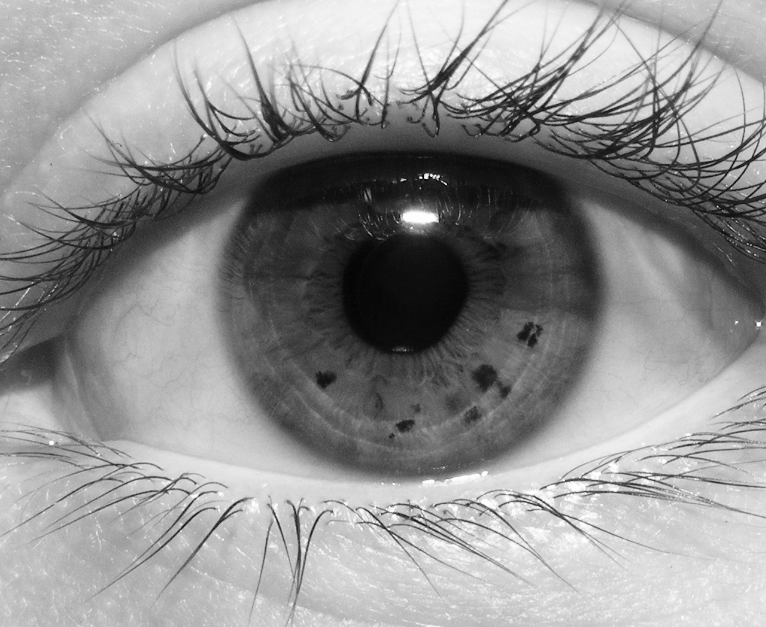
#> input picture teczowka/iris.png, 766 x 627 px
$ python scriptus.py
#> lines starting #> are read from the running program, lines starting #| are printed output that depends on the picture; after the words box and inside, x2 and y2 are one past the last pixel; in counts of white or black regions, pixels touching at a corner belong together
import cv2 as cv
from scipy.interpolate import interp1d
import numpy as np
from PIL import Image

img=cv.imread('iris.png')
#> img is the input picture: shape (627, 766, 3); min 2, max 254, mean 146.7
gray_img = cv.cvtColor(img, cv.COLOR_RGB2GRAY)

height, width=gray_img.shape
#> height = 627; width = 766
sum=0
for i in range(height):
    for j in range(width):
        sum=sum+gray_img[i][j]
#> after the loop, sum = 70464868
p=sum/(width*height)
#> p = 146.7
p_iris=p/1.5
#> p_iris = 97.81
p_pupil=p/4.5
#> p_pupil = 32.6
retval, iris_bin = cv.threshold(gray_img, p_iris, 255, cv.THRESH_BINARY)
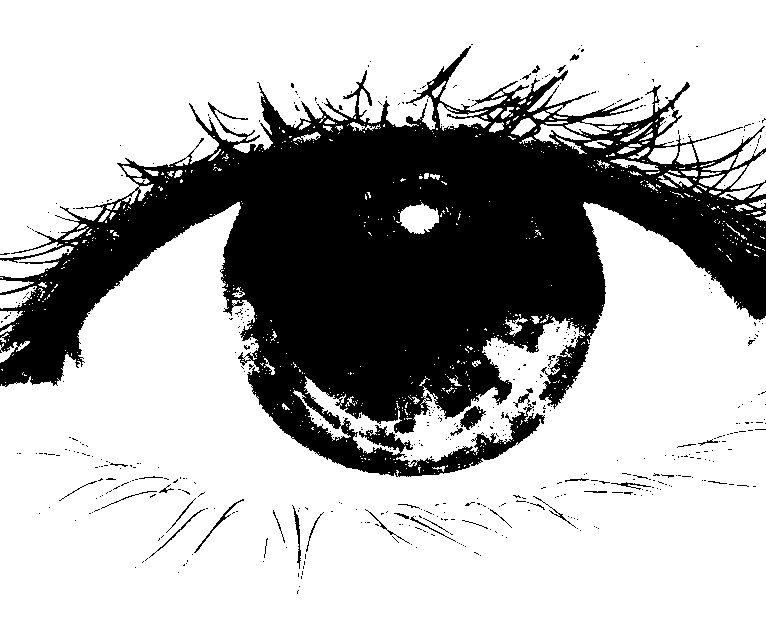
#> iris_bin: shape (627, 766); 70.4% white; 505 black regions (468 under 20 px), largest, box (x1, y1, x2, y2) and area: (0, 46, 766, 477) 138719, (460, 406, 486, 430) 320, (194, 499, 244, 553) 162
#> retval = 97
retval, pupil_bin = cv.threshold(gray_img, p_pupil, 255, cv.THRESH_BINARY)
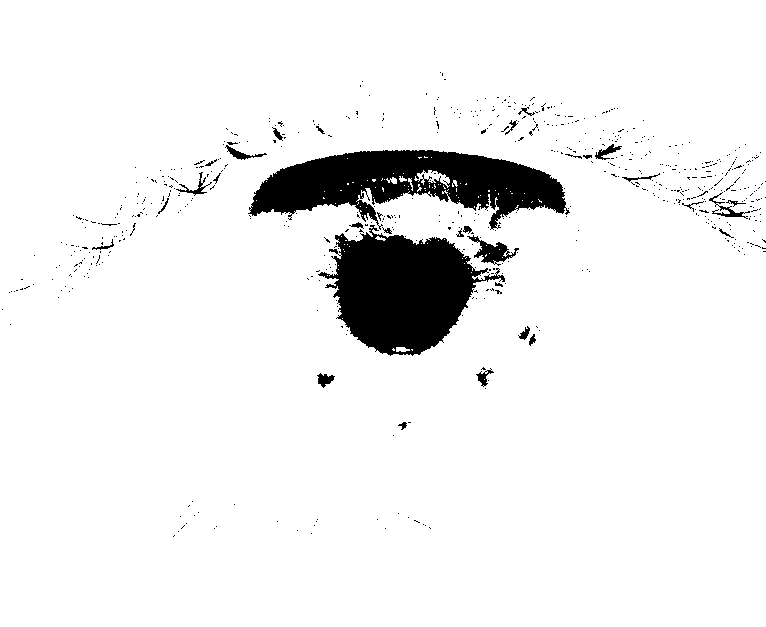
#> pupil_bin: shape (627, 766); 93.5% white; 624 black regions (592 under 20 px), largest, box (x1, y1, x2, y2) and area: (248, 150, 570, 230) 13829, (318, 225, 505, 356) 13669, (467, 235, 519, 266) 575
#> retval = 32
cv.imwrite('iris_bin.png', iris_bin)
cv.imwrite('pupil_bin.png', pupil_bin)

pupil_bin_cleared=cv.imread('pupil_bin_cleared.png')
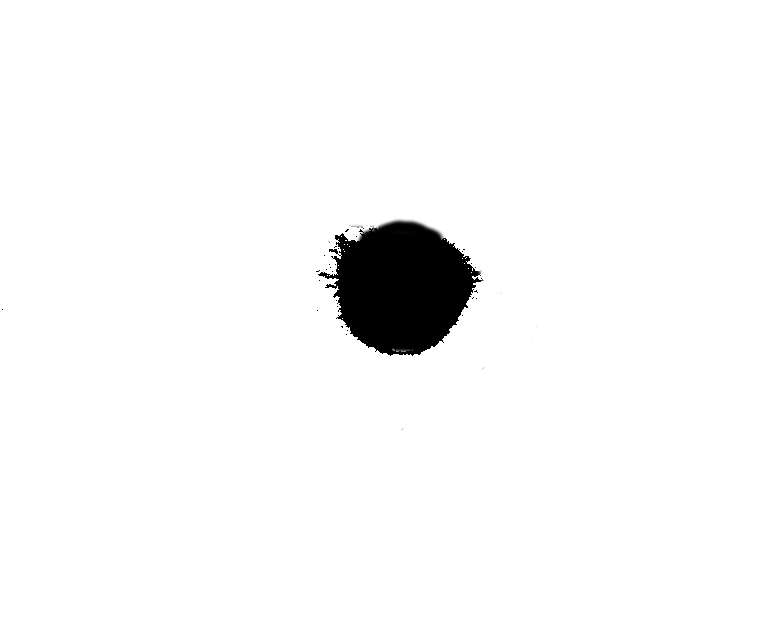
#> input picture teczowka/pupil_bin_cleared.png, 766 x 627 px
#> pupil_bin_cleared is the input picture: shape (627, 766, 3); min 0, max 255, mean 247.3
iris_bin_cleared=cv.imread('iris_bin_cleared.png')
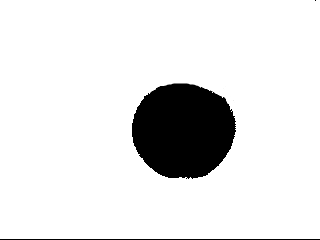
#> input picture teczowka/iris_bin_cleared.png, 320 x 240 px
#> iris_bin_cleared is the input picture: shape (240, 320, 3); min 0, max 255, mean 228

pupil_bin_cleared = cv.cvtColor(pupil_bin_cleared, cv.COLOR_RGB2GRAY)
#> pupil_bin_cleared: shape (627, 766)
iris_bin_cleared = cv.cvtColor(iris_bin_cleared, cv.COLOR_RGB2GRAY)
#> iris_bin_cleared: shape (240, 320)

eye_circles=cv.HoughCircles(pupil_bin_cleared, cv.HOUGH_GRADIENT, 1, 200, param1=30, param2=15)
#> eye_circles = [[400.5, 279.5, 74.5]]
detected_circles = np.uint16(np.around(eye_circles))
#> detected_circles = [[400, 280, 74]]

img2=img.copy()
for item in detected_circles[0, :]:
        a, b, r = item[0], item[1], item[2]

        # Draw the circumference of the circle.
        cv.circle(img2, (a, b), r, (0, 255, 0), 1)

        cv.circle(img2, (a, b), r+125, (0, 255, 0), 1)

        # Draw a small circle (of radius 1) to show the center.
        cv.circle(img2, (a, b), 1, (0, 0, 255), 3)
        cv.imshow("Detected Circles", img2)
        cv.imwrite("circles.png", img2)
        cv.waitKey(0)
#> this loop made 1 pass
#> pass 1, `cv.imshow("Detected Circles", img2)`:
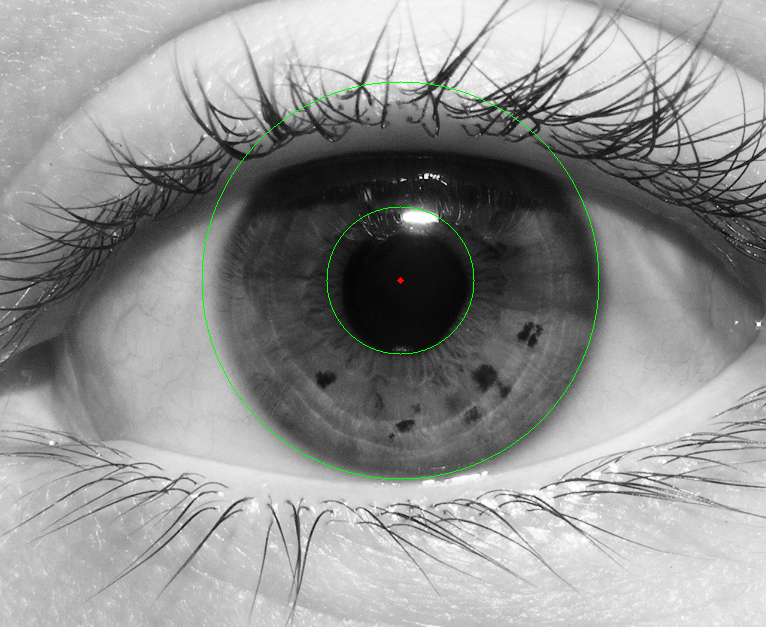
#> window 'Detected Circles': shape (627, 766, 3); mean B, G, R 146.4, 147.2, 146.4

if eye_circles is not None:
    circle = eye_circles[0][0]
#> circle = [400.5, 279.5, 74.5]
    iris_center = (circle[0], circle[1])
#> iris_center = (400.5, 279.5)

if iris_center is not None:
    x = int(iris_center[0])
#> x = 400
    y = int(iris_center[1])
#> y = 279

    w = int(round(circle[2]) + 127)
#> w = 201
    h = int(round(circle[2]) + 127)
#> h = 201

    iris_image = img[y-h:y+h,x-w:x+w]
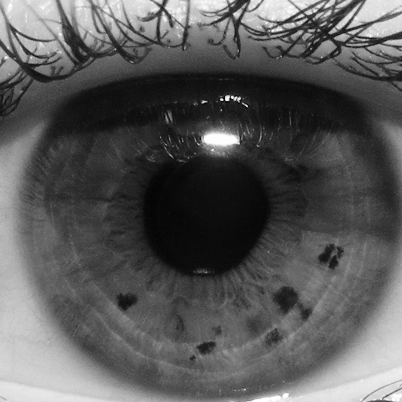
#> iris_image: shape (402, 402, 3); min 2, max 254, mean 89
    final_iris = cv.resize(iris_image, (iris_image.shape[1]*2, iris_image.shape[0]*2))

q = np.arange(0.00, np.pi*2, 0.01) #theta
inn = np.arange(0, int(final_iris.shape[0]/2), 1) #radius
#> inn = 402 values from 0 to 401

rect_image = np.empty(shape = [inn.size, int(final_iris.shape[1]), 3])
m = interp1d([np.pi*2, 0],[0,final_iris.shape[1]])

for r in inn:
    for t in q:
        dougmanX = int((r * np.cos(t)) + final_iris.shape[1]/2)
        dougmanY = int((r * np.sin(t)) + final_iris.shape[0]/2)
        rect_image[r][int(m(t) - 1)] = final_iris[dougmanY][dougmanX]
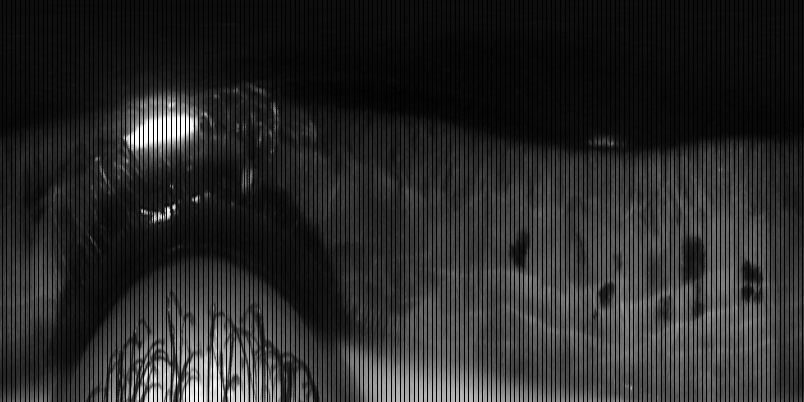
#> rect_image: shape (402, 804, 3) float64; min 0, max 254, mean 40.8

im = Image.fromarray(final_iris)
im.save('eye.jpeg')
rect_image = rect_image.astype('uint8')
im = Image.fromarray(rect_image)
im.save('rect_eye.jpeg')
